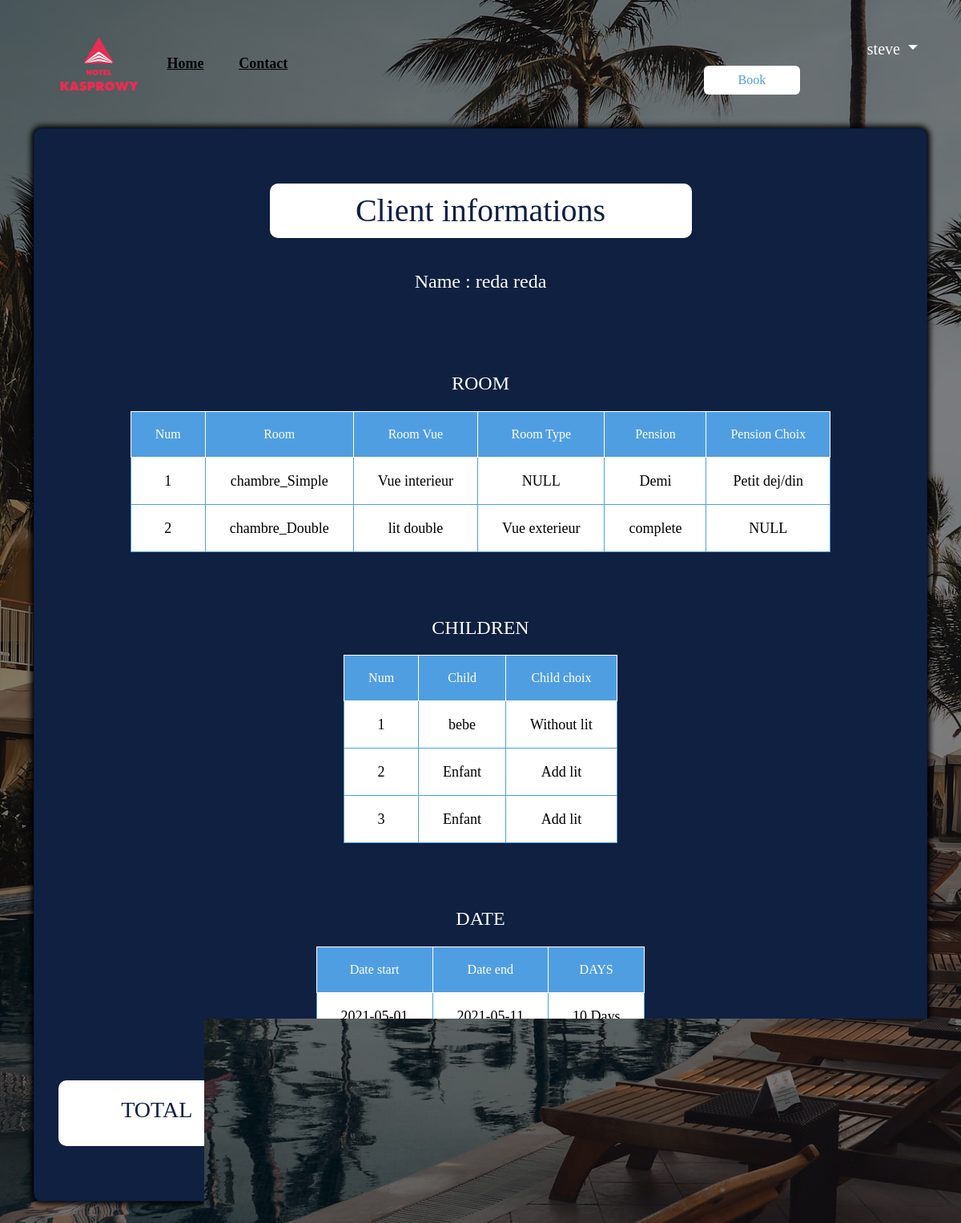
Screenshot of /vue/client_infomations.php?ID_client=RR44AA23.V1 (signed in) with the database file from the repository.
### tables this page shows
CREATE TABLE `admine` (
  `Fname` varchar(255) DEFAULT NULL,
  `Lname` varchar(255) DEFAULT NULL,
  `Email` varchar(255) DEFAULT NULL,
  `Password` varchar(255) DEFAULT NULL,
  `ID_client` int(11) DEFAULT NULL
);

CREATE TABLE `clients` (
  `Fname` varchar(255) DEFAULT NULL,
  `Lname` varchar(255) DEFAULT NULL,
  `Total_Prix` int(11) DEFAULT NULL,
  `ID_client` varchar(255) NOT NULL
);

CREATE TABLE `client_service` (
  `chambre` varchar(255) DEFAULT NULL,
  `Type_Chambre` varchar(255) DEFAULT NULL,
  `Second_Type_Chambre` varchar(255) DEFAULT NULL,
  `Pension` varchar(255) DEFAULT NULL,
  `Pension_Choix` varchar(255) DEFAULT NULL,
  `ID_commande` varchar(255) DEFAULT NULL
);

CREATE TABLE `reservation` (
  `Date_start` char(255) DEFAULT NULL,
  `Date_end` char(255) DEFAULT NULL,
  `Day` int(11) DEFAULT NULL,
  `ID_commande` varchar(255) DEFAULT NULL
);

### model/connect.php (called while the page is built, shortened)
<?php
class DB{
    private $dbhost ='localhost' ;
    private $username = 'root';
    private $password = '';
    public function __construct($dbname){
            $this->dsn = "mysql:host={$this->dbhost};dbname={$dbname}";
            try {
            $this->dbh = new PDO($this->dsn, $this->username, $this->password , array(PDO::MYSQL_ATTR_INIT_COMMAND => "SET NAMES utf8") );
            }catch(Exception $e) {
            echo "Connection failed: " . $e->getMessage();
            }
    }
}
?>

### model/db.php (called while the page is built, shortened)
<?php
include "../model/connect.php";
    class CRUD extends DB{
    private $table;
    public function __construct($table){
        $this->table = $table;
    }
    public function select($check = "",$conditions = []){
        $i = 0;
        $sql = "SELECT * FROM $this->table ";
        foreach ($conditions as $key => $value) {
            if($i == 0)
            {
                $sql .= "WHERE $key = '$value'";
            }
            else{
                $sql .= " AND $key = '$value'";
            }
            $i++;
        }
        $stmt = $this->dbh->prepare($sql);
        try{
            if($check == "yes")
            {
                $stmt = $this->dbh->query($sql);
                $count = $stmt->rowCount();
                return $count;
            }
            else{
                $stmt->execute();
                $result = $stmt->fetchAll();
                return $result;
            }
        }
        catch(Exception $e) {
            return $e->getMessage();
        }
    }
    public function get_data($set_data ,$condition,$id){
        $i = 0;
        $elemnt_select = "";
        $set_data_length = count($set_data)-1;
        foreach($set_data as $value)
        {
            if($set_data_length == 0)
            {
                $elemnt_select .= $value ;
            }
            else if($set_data_length == $i){
                $elemnt_select .= $value ;
            }
            else if($set_data_length > 0){
                $elemnt_select .= $value . ",";
            }
            $i++;
        }
        $sql = "SELECT $elemnt_select FROM $this->table WHERE $id = '$condition'";
        try {
            $stmt = $this->dbh->prepare($sql);
            $stmt->execute();
            return $stmt;
        }
        catch(Exception $e) {
            return $e->getMessage();
        }
    }
}
?>

### vue/client_infomations.php (the view, shortened to what this page needs)
<?php
    $ID_client = $_GET["ID_client"];
?>
<!DOCTYPE html>
<html lang="en">
    <head>
        <link rel="stylesheet" href="../assets/css/style.css">
        <link rel="stylesheet" href="../node_modules/bootstrap/dist/css/bootstrap.min.css">
    </head>
<body class="page_client_info">
    <section class="hero_navbar">
        <?php
            include  '../includes/navbar.php';
            $id="ID_client";
            $new_data = new CRUD("clients");
            $client_data=["Fname", "Lname","Total_Prix"];
            $result = $new_data->get_data($client_data,$ID_client,$id);
            foreach($result as $value)
            {
                $Fname = $value["Fname"];
                $Lname = $value["Lname"];
                $Total = $value["Total_Prix"] ;
            }
        $new_data = new CRUD("reservation");
        $id="ID_commande ";
        $client_reservation=["Date_start", "Date_end", "Day"];
        $result = $new_data->get_data($client_reservation,$ID_client,$id);
        foreach($result as $value)
        {
            $date_start = $value["Date_start"];
            $date_end = $value["Date_end"];
            $days = $value["Day"];
        }
        ?>
    </section>
    <section class="zone_client_informations container">
        <div class="card">
            <h1>Client informations</h1>
            <div class="client_name">
                <h4>Name : <?php echo $Fname ." " . $Lname?></h4>
            </div>
            <div class="client_service">
                 <h4>ROOM</h4>
                <table  cellspacing="0" cellpadding="0">
                            <tr>
                                <th>Num</th>
                                <th>Room</th>
                                <th>Room Vue</th>
                                <th>Room Type</th>
                                <th>Pension</th>
                                <th>Pension Choix</th>
                            </tr>
                <?php
                    $new_data = new CRUD("client_service");
                    $id="ID_commande ";
                    $client_service_data=["chambre", "Type_Chambre","Second_Type_Chambre","Pension","Pension_Choix"];
                    $result_service_client = $new_data->get_data($client_service_data,$ID_client,$id);
                    $i = 1;
                    foreach($result_service_client  as $value)
                    {
                ?>
                            <tr>
                                <td><?php echo $i?></td>
                                <td><?php echo $value["chambre"]?></td>
                                <td><?php echo $value["Type_Chambre"]?></td>
                                <td><?php echo $value["Second_Type_Chambre"]?></td>
                                <td><?php echo $value["Pension"]?></td>
                                <td><?php echo $value["Pension_Choix"]?></td>
                            </tr>
                    <?php
                    $i++;
                 }
                    ?>
                </table>
            </div>
            <div class="client_child">
                <h4>CHILDREN</h4>
                <table  cellspacing="0" cellpadding="0">
                            <tr>
                                <th>Num</th>
                                <th>Child</th>
                                <th>Child choix</th>
                            </tr>
                <?php
                    $new_data = new CRUD("client_child");
                    $id="ID_commande ";
                    $client_child=["Name", "Type_Choix"];
                    $result_client_child = $new_data->get_data($client_child,$ID_client,$id);
                    $i=1;
                    foreach($result_client_child  as $value)
                    {
                ?>
                            <tr>
                                <td><?php echo $i?></td>
                                <td><?php echo $value["Name"]?></td>
                                <td><?php echo $value["Type_Choix"]?></td>
                            </tr>
                <?php
                $i++;
                }
                ?>
                </table>
            </div>
            <div class="client_date">
                <h4>DATE</h4>
                <table  cellspacing="0" cellpadding="0">
                            <tr>
                                <th>Date start</th>
                                <th>Date end</th>
                                <th>DAYS</th>
                            </tr>
                            <tr>
                                <td><?php echo $date_start?></td>
                                <td><?php echo $date_end?></td>
                                <td><?php echo $days . " Days"?></td>
                            </tr>
                </table>
            </div>
            <div class="client_prix">
                <div class="row">
                    <div class="col-xxl-3 col-xl-3 col-lg-3 col-md-3 col-12">
                        <div class="prix_text">
                                <h3>TOTAL </h3>
                        </div>
                    </div>
                    <div class="col-xxl-9 col-xl-9 col-lg-9 col-md-9 col-12">
                        <div class="prix_text">
                                <h3><?php  echo $Total . " $"?></h3>
                        </div>
                    </div>
                </div>
            </div>
        </div>
    </section>
</body>
</html>

### includes/navbar.php (shortened to what this page needs)
<?php
$url = basename($_SERVER['PHP_SELF']);
include "../model/db.php";
if(!empty($_SESSION['login_users'])){
    $id = $_SESSION['id'];
    $user = $_SESSION['role'];
    $execustion = new CRUD($user);
    $result =  $execustion->select("",["ID_client" => $id]);
    foreach($result as $value){
        $name = $value["Fname"];
    }
}
?>
<nav>
            <header class="container">
                <nav class="navbar_menu">
                    <div class="row">
                        <div class="col-xxl-6 col-xl-6 col-sm-6 col-md-3 col-3">
                            <div class="menu">
                                <ul class="row">
                                    <li class="col-3">
                                        <div>
                                        </div>
                                    </li>
                                    <li class="col-2">
                                        <a href="index.php" class="item_navbar_menu"> Home</a></li>
                                    <li class="col-2">
                                        <a href="contact.php" class="item_navbar_menu"> Contact</a></li>
                                </ul>
                            </div>
                        </div>
                        <div class="col-xxl-6 col-xl-6 col-sm-6 col-md-9 col-9">
                            <div class="menu_buttons">
                                <ul class="row">
                                    <li class="col login">
        <?php
                                        if(empty($_SESSION['login_users']))
                                        {
                                            ?>
                                          <a href="<?php echo $url ?>?login=inscription" class="login">Conexion</a>
                                        <?php
                                        }
                                        else{
                                        ?>
                                        <div class="dropdown">
                                                <button class="btn  dropdown-toggle" type="button" id="dropdownMenuButton1" data-bs-toggle="dropdown" aria-expanded="false">
                                                    <?php echo $name ?>
                                                </button>
                                        </div>
                                        <?php
                                        }
                                        ?>
        <li>
                                    <li class="col">
                                    <a href="book.php" class="book_btn_header">
                                        <button type="button" class="btn btn-primary start_free" href="book.php">Book</button>
                                    </a>
                                    </li>
                                </ul>
                                </div>
                            </div>
                        </div>
                </nav>
            </header>
        </nav>

### assets/css/style.css (style rules this page uses)
* { margin: 0px; padding: 0px; border: 0; }
html { font-size: 100%; scroll-behavior: smooth; }
body { font-size: 16px; line-height: 100%; overflow-x: hidden; font-family: "poping-Regular"; height: 4000px; }
button, .btn { background-color: white !important; border: none !important; color: #509ee2 !important; transition: ease-out 0.6s; }
table { border: none; border-collapse: collapse; padding: 0; border-left: none; border-right: none; }
table th { background-color: #509ee2; color: white; text-align: center; font-size: 1rem; padding: 20px 30px; border: 1px solid #509ee2; }
table td { background-color: white; color: black; padding: 20px 30px; text-align: center; border: 1px solid #509ee2; }
article, aside, details, figcaption, figure, footer, header, hgroup, menu, nav, section { display: block; }
h1, h2, h3, h4, h5, h6 { display: block; font-weight: 700; }
a, a:visited { text-decoration: none; cursor: pointer; }
ol, ul { list-style: none; }
li { list-style: none; }
table { border-collapse: collapse; border-spacing: 0; }
button, input, select, textarea { font-size: 100%; margin: 0; }
button, input { line-height: normal; }
* { font-family: "poping-Regular"; font-style: normal; font-weight: normal; line-height: 1; font-size: 18px; }
h1, h2, h3, h4, h5, h6 { font-family: "poping-Bold"; font-stretch: normal; font-weight: bold; letter-spacing: normal; }
.card { width: 100%; padding: 68px 30px; text-align: initial; border-radius: 11px; margin-bottom: 35px; background-color: #22ffff; }
.row { align-items: center; }
header { padding: 30px 0px; }
.book, .start_free { width: 120px; }
.menu_buttons .login { text-align: end; }
.menu_buttons { float: right; }
svg { z-index: 10; position: relative; }
header { position: relative; z-index: 500; }
header svg { fill: white; }
header a { color: black !important; font-family: "poping-Light"; font-weight: bold; }
header .login { color: white !important; }
header a::after { display: block; content: ""; width: 0px; height: 3px; transition: width .3s; background-color: #509ee2; }
.dropdown .btn { background: transparent !important; color: white !important; font-size: 20px; }
body { height: 100vh; }
.page_client_info { background-image: url("../img/background_home/hero_10.jpg"); background-repeat: no-repeat; background-position: center; background-size: cover; background: linear-gradient(rgba(0, 0, 0, 0.5), rgba(0, 0, 0, 0.5)), url(../img/background_home/hero_10.jpg); background-attachment: fixed; background-position: bottom !important; height: auto; }
.page_client_info .hero_navbar { background: transparent !important; height: 20vh; }
.zone_client_informations { padding-bottom: 100px; }
.zone_client_informations h1 { width: 50%; margin: auto; padding: 10px; background-color: white; color: #0f2041; border-radius: 10px; }
.zone_client_informations .card { box-shadow: 0px 0px 7px 3px black; background-color: #0f2041 !important; text-align: center; color: white; border-radius: 10px; }
.zone_client_informations .card .client_name { padding: 40px 0px; }
.zone_client_informations .card .client_service, .zone_client_informations .card .client_child, .zone_client_informations .card .client_date { padding: 30px 0px; text-align: -moz-center; text-align: -webkit-center; }
.zone_client_informations .card .client_service h4, .zone_client_informations .card .client_child h4, .zone_client_informations .card .client_date h4 { padding: 20px 0px; width: 13%; margin: auto; }
.zone_client_informations .card .client_service th, .zone_client_informations .card .client_child th, .zone_client_informations .card .client_date th { color: white; text-align: center; font-size: 1rem; padding: 20px 30px; border: 1px solid white; }
.zone_client_informations .card .client_prix { padding-top: 20px; }
.zone_client_informations .card .client_prix .prix_text { padding: 20px 0px; background-color: white; color: #0f2041; border-radius: 10px; }

### rows the page displays
admine: Fname "steve"
clients: Fname "reda", Lname "reda", Total_Prix "2980"
client_service: chambre "chambre_Simple", Type_Chambre "Vue interieur", Second_Type_Chambre "NULL", Pension "Demi", Pension_Choix "Petit dej/din"
client_service: chambre "chambre_Double", Type_Chambre "lit double", Second_Type_Chambre "Vue exterieur", Pension "complete", Pension_Choix "NULL"
reservation: Date_start "2021-05-01", Date_end "2021-05-11", Day "10"

### other values shown
$value["Name"] "bebe"
$value["Type_Choix"] "Without lit"
$value["Name"] "Enfant"
$value["Type_Choix"] "Add lit"
